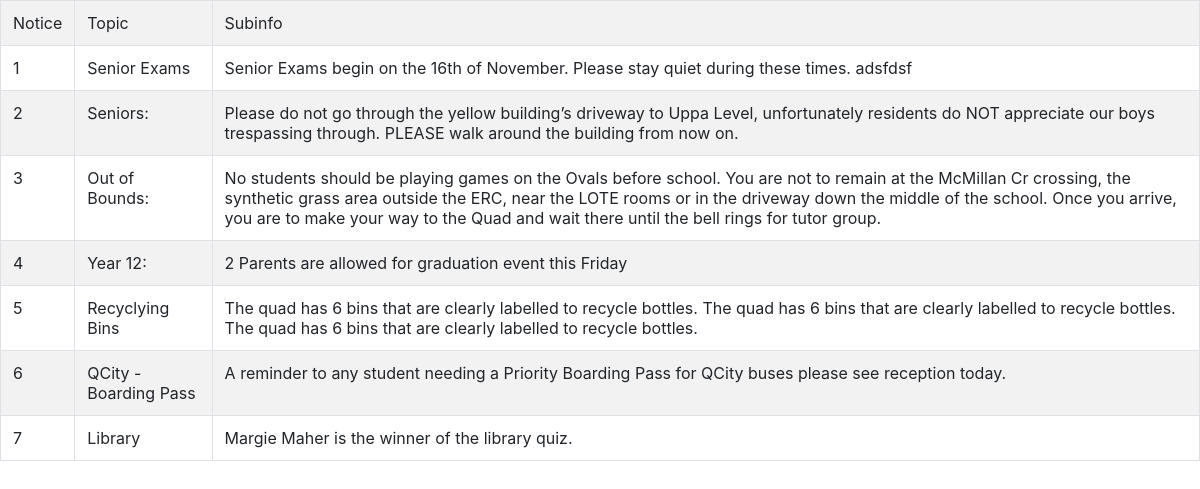
The page /daily.php on the database its author committed.
### tables this page shows
CREATE TABLE `notices` (
  `date` varchar(100) NOT NULL,
  `topic1` varchar(100) NOT NULL,
  `subinfo1` varchar(800) NOT NULL,
  `id` int(11) NOT NULL
);

### daily.php (the view, shortened to what this page needs)
<?php
include_once("config.php");
$result = mysqli_query($mysqli, "SELECT * FROM notices ");
?>
<html>
<head>
	<link rel="stylesheet" href="https://stackpath.bootstrapcdn.com/bootstrap/4.5.0/css/bootstrap.min.css">
<link rel="stylesheet" href="https://cdnjs.cloudflare.com/ajax/libs/font-awesome/4.7.0/css/font-awesome.min.css">
</head>
<body>
	<table class='table table-bordered table-striped'id='example'>
	<tr bgcolor='#CCCCCC'>
		<td>Notice</td>
		<td>Topic</td>
		<td>Subinfo</td>
	</tr>
	<?php
	while($res = mysqli_fetch_array($result)) {
		echo "<tr>";
		echo "<td>".$res['id']."</td>";
		echo "<td>".$res['topic1']."</td>";
		echo "<td>".$res['subinfo1']."</td>";
	}
	?>
	</table>
</body>
</html>

### daily.php (style rules this page uses)
table { table-layout: auto; border-collapse: collapse; width: 100%; }
table td { border: 1px solid #ccc; }

### rows shown on the page
notices: id "1", topic1 "Senior Exams", subinfo1 "Senior Exams begin on the 16th of November. Please stay quiet during these times. adsfdsf"
notices: id "2", topic1 "Seniors:", subinfo1 "Please do not go through the yellow building’s driveway to Uppa Level, unfortunately residents do NOT appreciate our boys trespassing through. PLEASE walk around the building from now on."
notices: id "3", topic1 "Out of Bounds:", subinfo1 "No students should be playing games on the Ovals before school. You are not to remain at the McMillan Cr crossing, the synthetic grass area outside the ERC, near the LOTE rooms or in the driveway down the middle of the school. Once you arrive, you are to make your way to the Quad and wait there until the bell rings for tutor group."
notices: id "4", topic1 "Year 12:", subinfo1 "2 Parents are allowed for graduation event this Friday"
notices: id "5", topic1 "Recyclying Bins", subinfo1 "The quad has 6 bins that are clearly labelled to recycle bottles. The quad has 6 bins that are clearly labelled to recycle bottles. The quad has 6 bins that are clearly labelled to recycle bottles."
notices: id "6", topic1 "QCity - Boarding Pass", subinfo1 "A reminder to any student needing a Priority Boarding Pass for QCity buses please see reception today."
notices: id "7", topic1 "Library", subinfo1 "Margie Maher is the winner of the library quiz."
